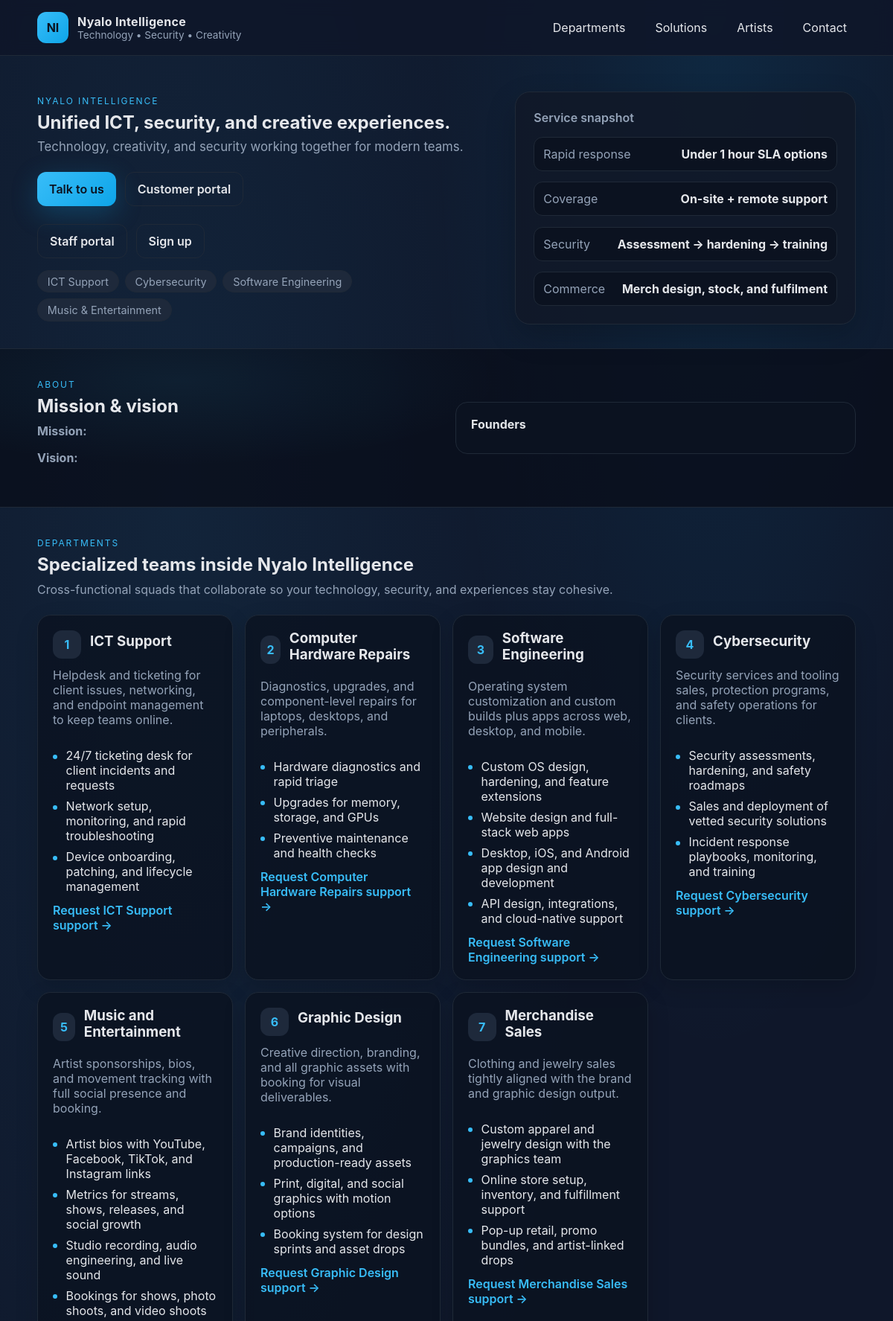
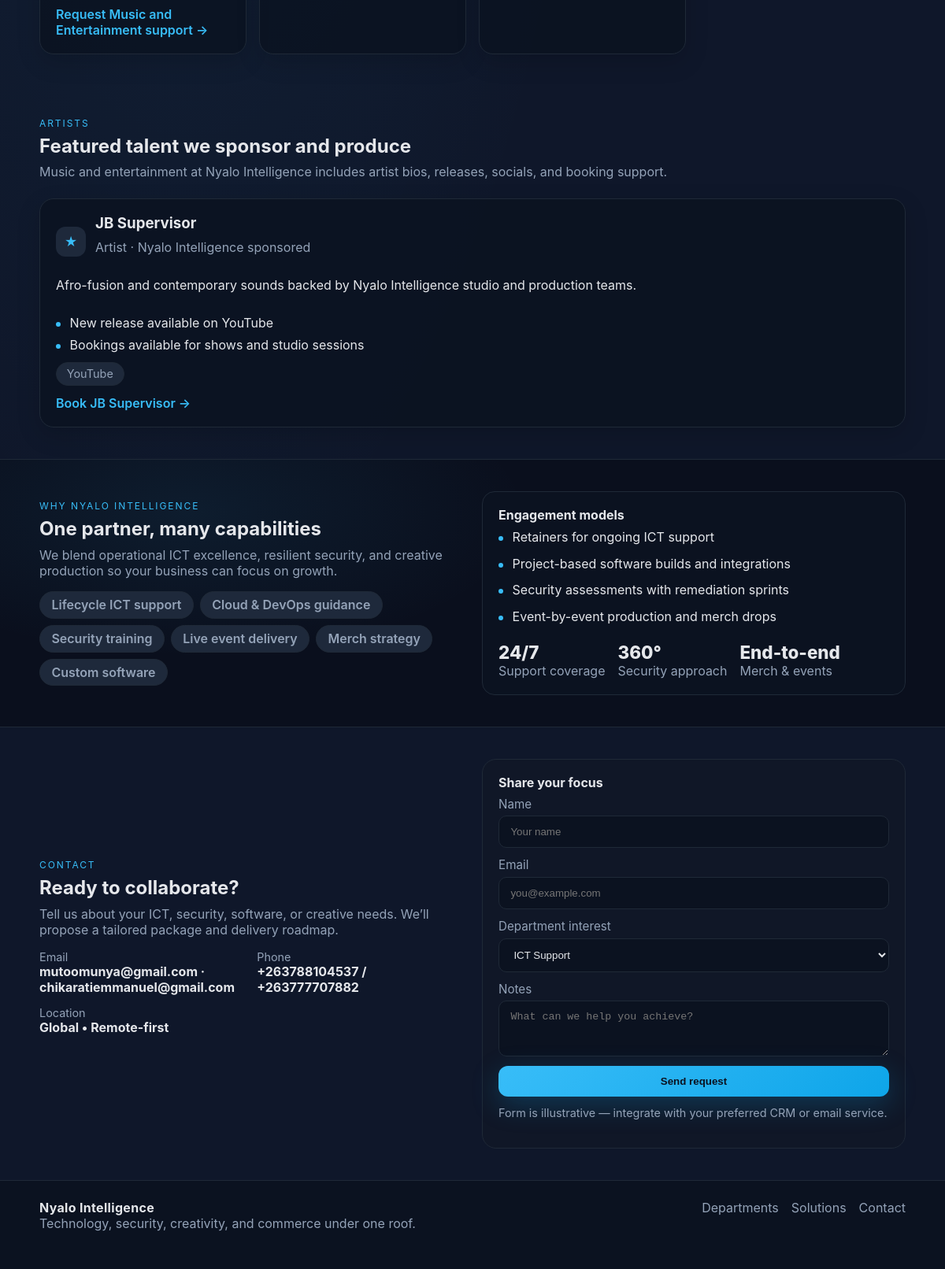
The page / on the database its author committed (2 pictures, top to bottom).
### core/models.py (models this page shows, shortened)
class TimeStampedModel(models.Model):
    created_at = models.DateTimeField(auto_now_add=True)
    updated_at = models.DateTimeField(auto_now=True)
    class Meta:
        abstract = True

class CompanyInfo(TimeStampedModel):
    name = models.CharField(max_length=150, default="Nyalo Intelligence")
    tagline = models.CharField(max_length=255, blank=True)
    mission = models.TextField(blank=True)
    vision = models.TextField(blank=True)
    owner_primary = models.CharField(max_length=150, blank=True)
    owner_secondary = models.CharField(max_length=150, blank=True)
    email = models.EmailField(blank=True)
    phone = models.CharField(max_length=50, blank=True)
    location = models.CharField(max_length=150, blank=True)

class Department(TimeStampedModel):
    name = models.CharField(max_length=120)
    slug = models.SlugField(unique=True)
    summary = models.TextField()
    order = models.PositiveIntegerField(default=0)
    theme_primary = models.CharField(
        max_length=7, default="#0ea5e9", help_text="Primary HEX color for this department"
    )
    theme_accent = models.CharField(
        max_length=7, default="#38bdf8", help_text="Accent HEX color for this department"
    )
    class Meta:
        ordering = ["order", "name"]

class DepartmentHighlight(models.Model):
    department = models.ForeignKey(
        Department, related_name="highlights", on_delete=models.CASCADE
    )
    text = models.CharField(max_length=255)
    order = models.PositiveIntegerField(default=0)
    class Meta:
        ordering = ["order"]

class Artist(TimeStampedModel):
    name = models.CharField(max_length=120)
    role = models.CharField(max_length=120, blank=True)
    bio = models.TextField(blank=True)
    youtube_url = models.URLField(blank=True)
    facebook_url = models.URLField(blank=True)
    tiktok_url = models.URLField(blank=True)
    instagram_url = models.URLField(blank=True)
    order = models.PositiveIntegerField(default=0)
    class Meta:
        ordering = ["order", "name"]

class ArtistStat(models.Model):
    artist = models.ForeignKey(Artist, related_name="stats", on_delete=models.CASCADE)
    text = models.CharField(max_length=255)
    order = models.PositiveIntegerField(default=0)
    class Meta:
        ordering = ["order"]

### core/views.py (the view)
# urls.py: path('', views.home, name='home'),
def home(request):
    company_info = CompanyInfo.objects.first()
    departments = (
        Department.objects.prefetch_related("highlights")
        .all()
        .order_by("order", "name")
    )
    artists = Artist.objects.prefetch_related("stats").all().order_by("order", "name")
    context = {
        "company_name": company_info.name if company_info else "Nyalo Intelligence",
        "tagline": company_info.tagline
        if company_info
        else "Technology, creativity, and security working together for modern teams.",
        "mission": company_info.mission
        if company_info
        else "To integrate ICT support, security, engineering, and creativity into one reliable partner for modern businesses and artists.",
        "vision": company_info.vision
        if company_info
        else "To be the go-to intelligence hub in Africa and beyond for secure technology, powerful software, and inspiring entertainment.",
        "owners": [
            name
            for name in [
                getattr(company_info, "owner_primary", "") if company_info else "Munyaradzi Mutoo",
                getattr(company_info, "owner_secondary", "") if company_info else "Emmanuel Vincent Chikarati",
            ]
            if name
        ],
        "contact_email": company_info.email if company_info else "hello@nyalo.intel",
        "contact_phone": company_info.phone if company_info else "+000 000 0000",
        "contact_location": company_info.location
        if company_info
        else "Global • Remote-first",
        "departments": departments,
        "artists": artists,
    }
    return render(request, "core/home.html", context)

### templates/core/home.html (shortened to what this page needs)
{% load static %}
<!DOCTYPE html>
<html lang="en">
<head>
    <link rel="stylesheet" href="{% static 'css/styles.css' %}">
</head>
<body>
    <header class="site-header">
        <div class="container header-content">
            <div class="brand">
                <div class="brand-mark">NI</div>
                <div>
                    <div class="brand-name">{{ company_name }}</div>
                    <div class="brand-subtitle">Technology • Security • Creativity</div>
                </div>
            </div>
            <nav class="nav">
                <a href="#departments">Departments</a>
                <a href="#solutions">Solutions</a>
                <a href="#artists">Artists</a>
                <a href="#contact">Contact</a>
            </nav>
        </div>
    </header>
    <main>
        <section class="hero">
            <div class="container hero-grid">
                <div>
                    <p class="eyebrow">Nyalo Intelligence</p>
                    <h1>Unified ICT, security, and creative experiences.</h1>
                    <p class="lead">{{ tagline }}</p>
                    <div class="cta-row">
                        <a class="btn primary" href="#contact">Talk to us</a>
                        <a class="btn ghost" href="{% url 'customer_login' %}?next={% url 'department_list' %}">Customer portal</a>
                    </div>
                    <div class="cta-row">
                        <a class="btn ghost" href="{% url 'staff_login' %}?next={% url 'department_list' %}">Staff portal</a>
                        <a class="btn ghost" href="{% url 'customer_signup' %}">Sign up</a>
                    </div>
                    <div class="pill-row">
                        <span class="pill">ICT Support</span>
                        <span class="pill">Cybersecurity</span>
                        <span class="pill">Software Engineering</span>
                        <span class="pill">Music & Entertainment</span>
                    </div>
                </div>
                <div class="hero-card">
                    <div class="hero-card-title">Service snapshot</div>
                    <ul class="hero-list">
                        <li><span>Rapid response</span><strong>Under 1 hour SLA options</strong></li>
                        <li><span>Coverage</span><strong>On-site + remote support</strong></li>
                        <li><span>Security</span><strong>Assessment → hardening → training</strong></li>
                        <li><span>Commerce</span><strong>Merch design, stock, and fulfilment</strong></li>
                    </ul>
                </div>
            </div>
        </section>
        <section class="section alt">
            <div class="container split">
                <div>
                    <p class="eyebrow">About</p>
                    <h2>Mission &amp; vision</h2>
                    <p class="muted"><strong>Mission:</strong> {{ mission }}</p>
                    <p class="muted"><strong>Vision:</strong> {{ vision }}</p>
                </div>
                <div class="info-panel">
                    <h4>Founders</h4>
                </div>
            </div>
        </section>
        <section id="departments" class="section">
            <div class="container section-header">
                <div>
                    <p class="eyebrow">Departments</p>
                    <h2>Specialized teams inside Nyalo Intelligence</h2>
                    <p class="muted">Cross-functional squads that collaborate so your technology, security, and experiences stay cohesive.</p>
                </div>
            </div>
            <div class="container card-grid">
                {% for department in departments %}
                    <article id="{{ department.slug }}" class="card">
                        <div class="card-header">
                            <div class="card-icon">{{ forloop.counter }}</div>
                            <h3>{{ department.name }}</h3>
                        </div>
                        <p class="muted">{{ department.summary }}</p>
                        <ul class="bullet-list">
                            {% for item in department.highlights.all %}
                                <li>{{ item.text }}</li>
                            {% endfor %}
                        </ul>
                        <a class="text-link" href="#contact">Request {{ department.name }} support →</a>
                    </article>
                {% endfor %}
            </div>
        </section>
        <section id="artists" class="section">
            <div class="container section-header">
                <div>
                    <p class="eyebrow">Artists</p>
                    <h2>Featured talent we sponsor and produce</h2>
                    <p class="muted">Music and entertainment at Nyalo Intelligence includes artist bios, releases, socials, and booking support.</p>
                </div>
            </div>
            <div class="container card-grid">
                {% for artist in artists %}
                    <article class="card">
                        <div class="card-header">
                            <div class="card-icon">★</div>
                            <div>
                                <h3>{{ artist.name }}</h3>
                                <p class="muted">{{ artist.role }}</p>
                            </div>
                        </div>
                        <p>{{ artist.bio }}</p>
                        <ul class="bullet-list">
                            {% for stat in artist.stats.all %}
                                <li>{{ stat.text }}</li>
                            {% endfor %}
                        </ul>
                        <div class="pill-row">
                            {% if artist.youtube_url %}
                                <a class="pill" href="{{ artist.youtube_url }}" target="_blank" rel="noopener">YouTube</a>
                            {% endif %}
                        </div>
                        <a class="text-link" href="#contact">Book {{ artist.name }} →</a>
                    </article>
                {% endfor %}
            </div>
        </section>
        <section id="solutions" class="section alt">
            <div class="container split">
                <div>
                    <p class="eyebrow">Why Nyalo Intelligence</p>
                    <h2>One partner, many capabilities</h2>
                    <p class="muted">We blend operational ICT excellence, resilient security, and creative production so your business can focus on growth.</p>
                    <div class="chip-grid">
                        <span class="chip">Lifecycle ICT support</span>
                        <span class="chip">Cloud & DevOps guidance</span>
                        <span class="chip">Security training</span>
                        <span class="chip">Live event delivery</span>
                        <span class="chip">Merch strategy</span>
                        <span class="chip">Custom software</span>
                    </div>
                </div>
                <div class="info-panel">
                    <div>
                        <h4>Engagement models</h4>
                        <ul class="bullet-list compact">
                            <li>Retainers for ongoing ICT support</li>
                            <li>Project-based software builds and integrations</li>
                            <li>Security assessments with remediation sprints</li>
                            <li>Event-by-event production and merch drops</li>
                        </ul>
                    </div>
                    <div class="stat-row">
                        <div>
                            <div class="stat-value">24/7</div>
                            <div class="stat-label">Support coverage</div>
                        </div>
                        <div>
                            <div class="stat-value">360°</div>
                            <div class="stat-label">Security approach</div>
                        </div>
                        <div>
                            <div class="stat-value">End-to-end</div>
                            <div class="stat-label">Merch & events</div>
                        </div>
                    </div>
                </div>
            </div>
        </section>
        <section id="contact" class="section">
            <div class="container split">
                <div>
                    <p class="eyebrow">Contact</p>
                    <h2>Ready to collaborate?</h2>
                    <p class="muted">Tell us about your ICT, security, software, or creative needs. We’ll propose a tailored package and delivery roadmap.</p>
                    <div class="contact-grid">
                        <div>
                            <div class="label">Email</div>
                            <div class="value">{{ contact_email }}</div>
                        </div>
                        <div>
                            <div class="label">Phone</div>
                            <div class="value">{{ contact_phone }}</div>
                        </div>
                        <div>
                            <div class="label">Location</div>
                            <div class="value">{{ contact_location }}</div>
                        </div>
                    </div>
                </div>
                <div class="contact-card">
                    <h4>Share your focus</h4>
                    <form class="contact-form">
                        <label>
                            Name
                            <input type="text" placeholder="Your name">
                        </label>
                        <label>
                            Email
                            <input type="email" placeholder="you@example.com">
                        </label>
                        <label>
                            Department interest
                            <select>
                                {% for department in departments %}
                                    <option>{{ department.name }}</option>
                                {% endfor %}
                            </select>
                        </label>
                        <label>
                            Notes
                            <textarea rows="3" placeholder="What can we help you achieve?"></textarea>
                        </label>
                        <button type="button" class="btn primary full">Send request</button>
                    </form>
                    <p class="form-note">Form is illustrative — integrate with your preferred CRM or email service.</p>
                </div>
            </div>
        </section>
    </main>
    <footer class="site-footer">
        <div class="container footer-content">
            <div>
                <div class="brand-name">{{ company_name }}</div>
                <p class="muted">Technology, security, creativity, and commerce under one roof.</p>
            </div>
            <div class="footer-links">
                <a href="#departments">Departments</a>
                <a href="#solutions">Solutions</a>
                <a href="#contact">Contact</a>
            </div>
        </div>
    </footer>
</body>
</html>

### rows shown on the page
CompanyInfo: name "Nyalo Intelligence", tagline "Technology, creativity, and security working together for modern teams.", email "mutoomunya@gmail.com · chikaratiemmanuel@gmail.com", phone "+263788104537 / +263777707882", location "Global • Remote-first"
Department: name "ICT Support", summary "Helpdesk and ticketing for client issues, networking, and endpoint management to keep teams online."
DepartmentHighlight: text "24/7 ticketing desk for client incidents and requests"
DepartmentHighlight: text "Network setup, monitoring, and rapid troubleshooting"
DepartmentHighlight: text "Device onboarding, patching, and lifecycle management"
Department: name "Computer Hardware Repairs", summary "Diagnostics, upgrades, and component-level repairs for laptops, desktops, and peripherals."
DepartmentHighlight: text "Hardware diagnostics and rapid triage"
DepartmentHighlight: text "Upgrades for memory, storage, and GPUs"
DepartmentHighlight: text "Preventive maintenance and health checks"
Department: name "Software Engineering", summary "Operating system customization and custom builds plus apps across web, desktop, and mobile."
DepartmentHighlight: text "Custom OS design, hardening, and feature extensions"
DepartmentHighlight: text "Website design and full-stack web apps"
DepartmentHighlight: text "Desktop, iOS, and Android app design and development"
DepartmentHighlight: text "API design, integrations, and cloud-native support"
Department: name "Cybersecurity", summary "Security services and tooling sales, protection programs, and safety operations for clients."
DepartmentHighlight: text "Security assessments, hardening, and safety roadmaps"
DepartmentHighlight: text "Sales and deployment of vetted security solutions"
DepartmentHighlight: text "Incident response playbooks, monitoring, and training"
Department: name "Music and Entertainment", summary "Artist sponsorships, bios, and movement tracking with full social presence and booking."
DepartmentHighlight: text "Artist bios with YouTube, Facebook, TikTok, and Instagram links"
DepartmentHighlight: text "Metrics for streams, shows, releases, and social growth"
DepartmentHighlight: text "Studio recording, audio engineering, and live sound"
DepartmentHighlight: text "Bookings for shows, photo shoots, and video shoots"
Department: name "Graphic Design", summary "Creative direction, branding, and all graphic assets with booking for visual deliverables."
DepartmentHighlight: text "Brand identities, campaigns, and production-ready assets"
DepartmentHighlight: text "Print, digital, and social graphics with motion options"
DepartmentHighlight: text "Booking system for design sprints and asset drops"
Department: name "Merchandise Sales", summary "Clothing and jewelry sales tightly aligned with the brand and graphic design output."
DepartmentHighlight: text "Custom apparel and jewelry design with the graphics team"
DepartmentHighlight: text "Online store setup, inventory, and fulfillment support"
DepartmentHighlight: text "Pop-up retail, promo bundles, and artist-linked drops"
Artist: name "JB Supervisor", role "Artist · Nyalo Intelligence sponsored", bio "Afro-fusion and contemporary sounds backed by Nyalo Intelligence studio and production teams."
ArtistStat: text "New release available on YouTube"
ArtistStat: text "Bookings available for shows and studio sessions"

### other values the page prints
form field value "ICT Support"
